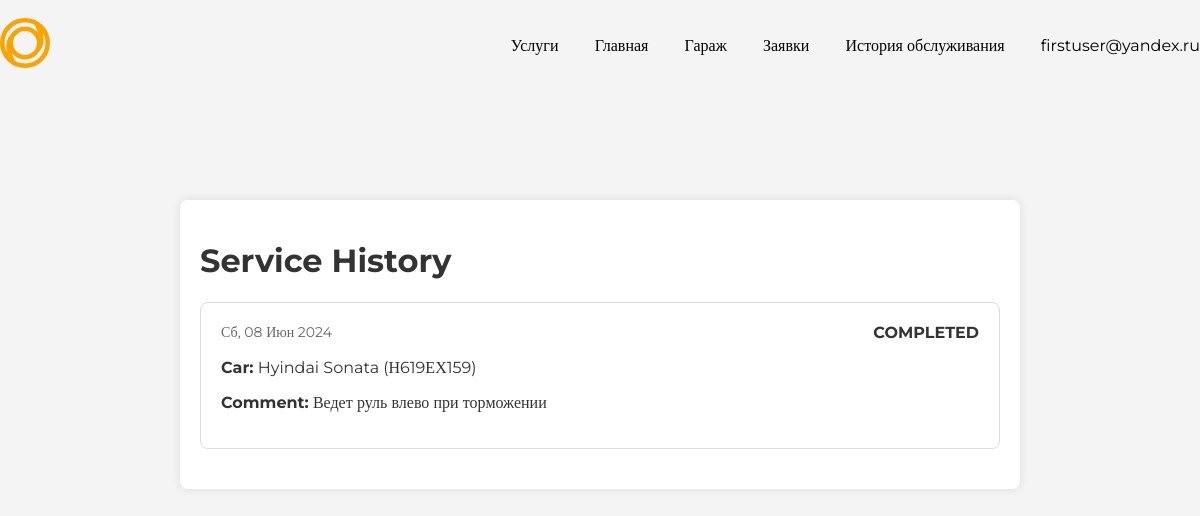
/profile/appeals/history/ (signed in), run on an earlier commit of the app's database.
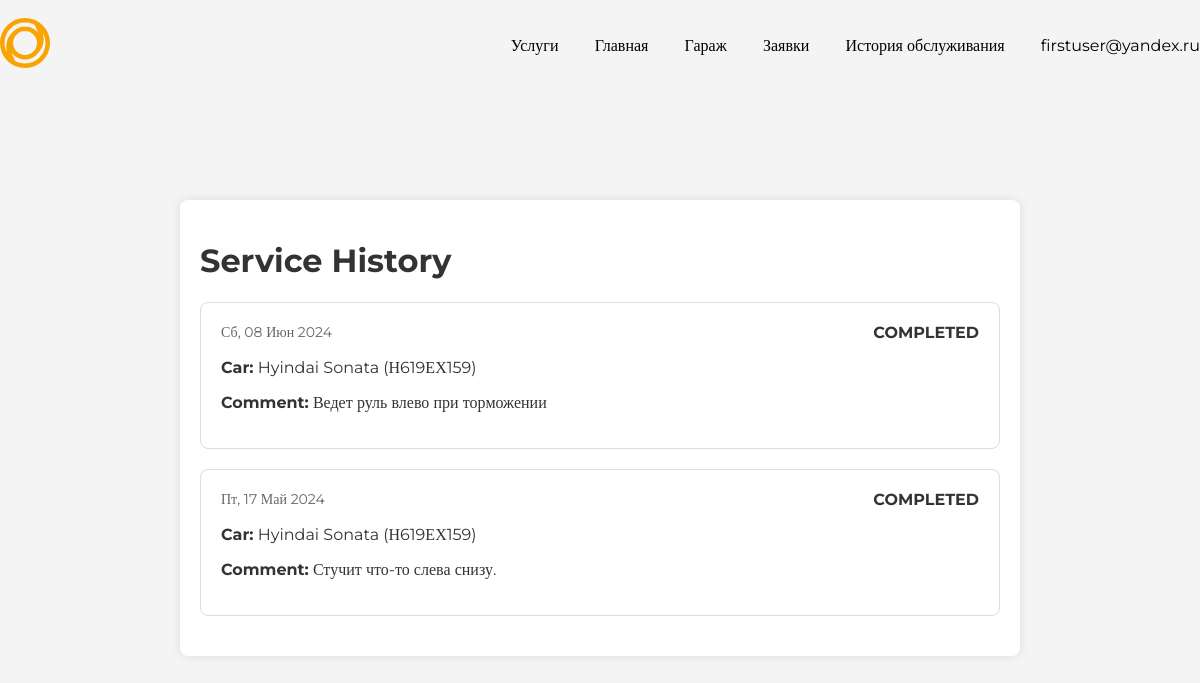
And on a later commit of the database.
### src/orders_app/models.py (models this page shows, shortened)
class Order(models.Model):
    created_at = models.DateTimeField("Дата создания заявки", auto_now_add=True)
    chosen_date = models.DateField("Дата выбранная пользователем")
    chosen_time = models.TimeField("Время выбранное пользователем", null=True)
    desired_service = models.CharField(max_length=150, verbose_name='Желаемая услуга', blank=True, null=True)
    comment = models.TextField("Комментарий клиента", blank=True, null=True)
    car = models.ForeignKey(Car, on_delete=models.CASCADE, verbose_name='Автомобиль')
    status_choices = [
        ('AWAITING_CONFIRMATION', 'Ожидает подтверждения'),
        ('PENDING', 'Ожидает выполнения'),
        ('WAITING_CAR', 'Ожидает автомобиля'),
        ('IN_PROGRESS', 'В процессе выполнения'),
        ('COMPLETED', 'Выполнен'),
    ]
    status = models.CharField(max_length=100, choices=status_choices, default='AWAITING_CONFIRMATION',
                              verbose_name='Статус выполнения')
    manager = models.ForeignKey(Manager, on_delete=models.CASCADE, verbose_name="Идентификатор менеджера",
                                blank=True, null=True)
    final_cost = models.DecimalField(max_digits=10, decimal_places=2, verbose_name='Конечная стоимость', blank=True,
                                     null=True)
    end_date = models.DateField(verbose_name='Дата окончания выполнения', blank=True, null=True)
    end_time = models.TimeField(verbose_name='Время окончания выполнения', blank=True, null=True)
    class Meta:
        verbose_name = 'Заказ'
        verbose_name_plural = 'Заказы'

### src/car_app/models.py (models this page shows)
class Car(models.Model):
    client = models.ForeignKey(CustomUser, on_delete=models.CASCADE)
    sts = models.CharField("СТС", max_length=100)
    brand = models.CharField("Марка", max_length=100)
    model = models.CharField("Модель", max_length=100)
    body_type = models.CharField("Тип кузова", max_length=100)
    license_plate = models.CharField("Государственный номер", max_length=20)
    color = models.CharField("Цвет", max_length=50)
    vin_number = models.CharField("VIN номер", max_length=100)
    year_of_manufacture = models.PositiveSmallIntegerField("Год выпуска")
    def __str__(self):
        return f"{self.brand} {self.model} ({self.license_plate})"

### src/orders_app/views.py (the view, shortened to what this page needs)
# urls.py: path('appeals/history/', views.order_history_view, name='orders_history'),
@login_required
def order_history_view(request):
    user = request.user
    client_orders = Order.objects.filter(car__client=user, status='COMPLETED').order_by('-created_at')
    return render(request, '../templates/orders/service_history.html', {'client_orders': client_orders})

### templates/orders/service_history.html (shortened to what this page needs)
{% extends 'base_templates/base_layout.html' %}
{% load static %}
{% block styles %}
    <link rel="stylesheet" type="text/css" href="#">
    <link href='https://unpkg.com/boxicons@2.1.4/css/boxicons.min.css' rel='stylesheet'>
{% endblock %}
{% block header %}
    {% include 'base_templates/base_header.html' %}
{% endblock %}
{% block content %}
<body>
<div class="container">
    <h1>Service History</h1>
    {% if client_orders %}
        {% for order in client_orders %}
            <div class="order-card" onclick="openModal('{{ order.id }}')">
                <div class="order-info">
                    <div class="order-date">{{ order.chosen_date|date:"D, d M Y" }}</div>
                    <div class="order-status">{{ order.status }}</div>
                </div>
                <p><strong>Car:</strong> {{ order.car }}</p>
                <p><strong>Comment:</strong> {{ order.comment }}</p>
            </div>
        {% endfor %}
    {% else %}
        <p>No orders found.</p>
    {% endif %}
</div>
</body>
{% endblock %}

What changed in the data, as far as the page shows it:
now on this page (row edited): Order: chosen_date "Пт, 17 Май 2024", status "COMPLETED", car "Hyindai Sonata (Н619ЕХ159)", comment "Стучит что-то слева снизу."
